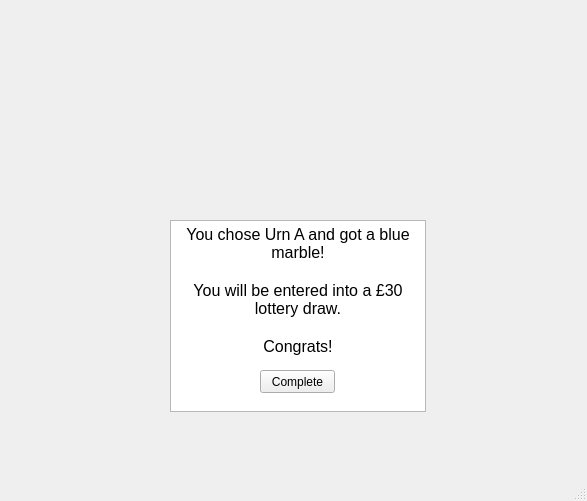
<?xml version="1.0" encoding="UTF-8"?>
<ui version="4.0">
 <class>MainWindow</class>
 <widget class="QMainWindow" name="MainWindow">
  <property name="geometry">
   <rect>
    <x>0</x>
    <y>0</y>
    <width>587</width>
    <height>501</height>
   </rect>
  </property>
  <property name="windowTitle">
   <string>MainWindow</string>
  </property>
  <widget class="QWidget" name="centralwidget">
   <widget class="QLabel" name="BlueMarblePic">
    <property name="geometry">
     <rect>
      <x>220</x>
      <y>40</y>
      <width>151</width>
      <height>151</height>
     </rect>
    </property>
    <property name="text">
     <string/>
    </property>
    <property name="pixmap">
     <pixmap>../Blue Marble.PNG</pixmap>
    </property>
    <property name="scaledContents">
     <bool>true</bool>
    </property>
   </widget>
   <widget class="QTextBrowser" name="textBrowser">
    <property name="geometry">
     <rect>
      <x>170</x>
      <y>220</y>
      <width>256</width>
      <height>192</height>
     </rect>
    </property>
    <property name="autoFillBackground">
     <bool>false</bool>
    </property>
    <property name="html">
     <string>&lt;!DOCTYPE HTML PUBLIC &quot;-//W3C//DTD HTML 4.0//EN&quot; &quot;http://www.w3.org/TR/REC-html40/strict.dtd&quot;&gt;
&lt;html&gt;&lt;head&gt;&lt;meta name=&quot;qrichtext&quot; content=&quot;1&quot; /&gt;&lt;style type=&quot;text/css&quot;&gt;
p, li { white-space: pre-wrap; }
&lt;/style&gt;&lt;/head&gt;&lt;body style=&quot; font-family:'MS Shell Dlg 2'; font-size:8.25pt; font-weight:400; font-style:normal;&quot;&gt;
&lt;p align=&quot;center&quot; style=&quot; margin-top:0px; margin-bottom:0px; margin-left:0px; margin-right:0px; -qt-block-indent:0; text-indent:0px;&quot;&gt;&lt;span style=&quot; font-size:12pt;&quot;&gt;You chose Urn A and got a blue marble!&lt;/span&gt;&lt;/p&gt;
&lt;p align=&quot;center&quot; style=&quot;-qt-paragraph-type:empty; margin-top:0px; margin-bottom:0px; margin-left:0px; margin-right:0px; -qt-block-indent:0; text-indent:0px; font-size:12pt;&quot;&gt;&lt;br /&gt;&lt;/p&gt;
&lt;p align=&quot;center&quot; style=&quot; margin-top:0px; margin-bottom:0px; margin-left:0px; margin-right:0px; -qt-block-indent:0; text-indent:0px;&quot;&gt;&lt;span style=&quot; font-size:12pt;&quot;&gt;You will be &lt;/span&gt;&lt;span style=&quot; font-family:'Calibri,sans-serif'; font-size:12pt;&quot;&gt;entered into a £30 lottery draw.&lt;/span&gt;&lt;/p&gt;
&lt;p align=&quot;center&quot; style=&quot;-qt-paragraph-type:empty; margin-top:0px; margin-bottom:0px; margin-left:0px; margin-right:0px; -qt-block-indent:0; text-indent:0px; font-family:'Calibri,sans-serif'; font-size:12pt;&quot;&gt;&lt;br /&gt;&lt;/p&gt;
&lt;p align=&quot;center&quot; style=&quot; margin-top:0px; margin-bottom:0px; margin-left:0px; margin-right:0px; -qt-block-indent:0; text-indent:0px;&quot;&gt;&lt;span style=&quot; font-family:'Calibri,sans-serif'; font-size:12pt;&quot;&gt;Congrats!&lt;/span&gt;&lt;/p&gt;&lt;/body&gt;&lt;/html&gt;</string>
    </property>
   </widget>
   <widget class="QPushButton" name="CompleteButton">
    <property name="geometry">
     <rect>
      <x>260</x>
      <y>370</y>
      <width>75</width>
      <height>23</height>
     </rect>
    </property>
    <property name="text">
     <string>Complete</string>
    </property>
   </widget>
  </widget>
  <widget class="QMenuBar" name="menubar">
   <property name="geometry">
    <rect>
     <x>0</x>
     <y>0</y>
     <width>587</width>
     <height>21</height>
    </rect>
   </property>
  </widget>
  <widget class="QStatusBar" name="statusbar"/>
 </widget>
 <resources/>
 <connections/>
</ui>
